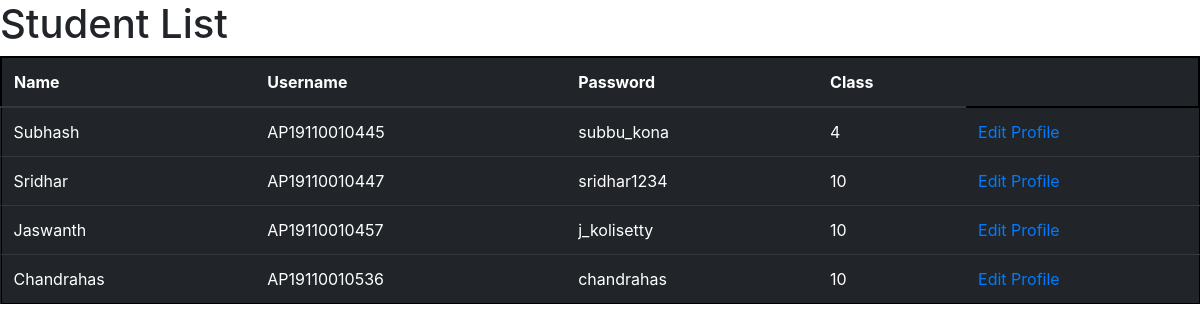
Screenshot of /manage_students.php with the database file from the repository.
### tables this page shows
CREATE TABLE `students` (
  `username` varchar(20) NOT NULL,
  `name` varchar(50) NOT NULL,
  `password` varchar(20) NOT NULL,
  `semester` int(11) NOT NULL
);

### manage_students.php (the view, shortened to what this page needs)
<!DOCTYPE html>
<html lang="en">
<head>
    <link rel="stylesheet" href="https://maxcdn.bootstrapcdn.com/bootstrap/4.1.1/css/bootstrap.min.css">
</head>
<body>
    <header class="header">
        <h1>Student List</h1>
    </header>
      <div>
          <div>
              <table class="table table-dark">
              <thead>
              <tr style="border:2px solid black;">
                  <th> Name </th>
                  <th> Username </th>
                  <th> Password </th>
                  <th> Class </th>
              </tr>
              </thead>
              <tbody>
                  <?php
                  $servername="localhost";
                  $username="root";
                  $password="";
                  $dbname="srms";
                  $con= mysqli_connect($servername,$username,$password,$dbname);
                  mysqli_select_db($con,"srms");
                  $selectquery="SELECT * FROM `students`";
                  $query=mysqli_query($con,$selectquery);
                  while($res=mysqli_fetch_array($query)){
                  ?>
                  <tr style="border:1px solid black">
                      <td><?php echo $res['name']; ?></td>
                      <td><?php echo $res['username']; ?></td>
                      <td><?php echo $res['password']; ?></td>
                      <td><?php echo $res['semester']; ?></td>
                      <td><a href="student_edit.php?id=<?php echo $res['username']; ?>">Edit Profile</a></td>
                  </tr>
                  <?php
                  }
                  ?>
              </tbody>
              </table>
          </div>
      </div>
</body>
</html>

### rows the page displays
students: name "Subhash", username "AP19110010445", password "subbu_kona", semester "4"
students: name "Sridhar", username "AP19110010447", password "sridhar1234", semester "10"
students: name "Jaswanth", username "AP19110010457", password "j_kolisetty", semester "10"
students: name "Chandrahas", username "AP19110010536", password "chandrahas", semester "10"
